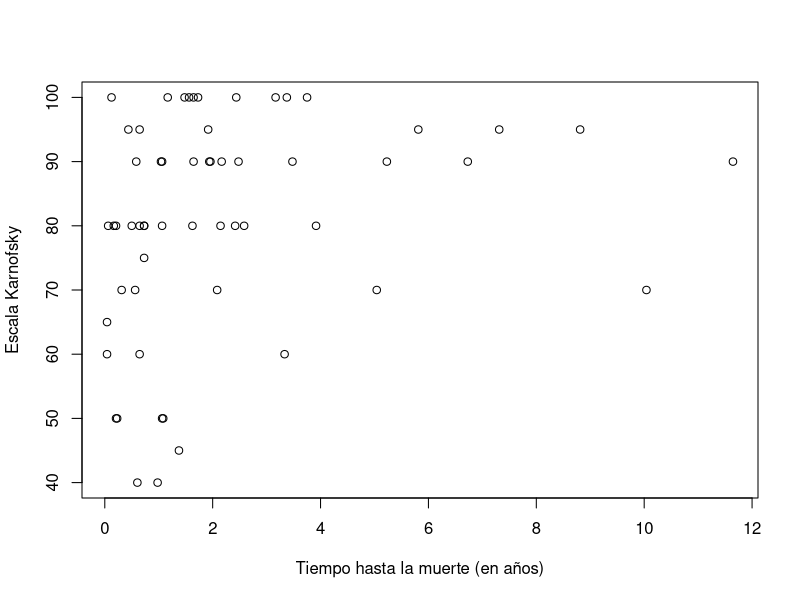
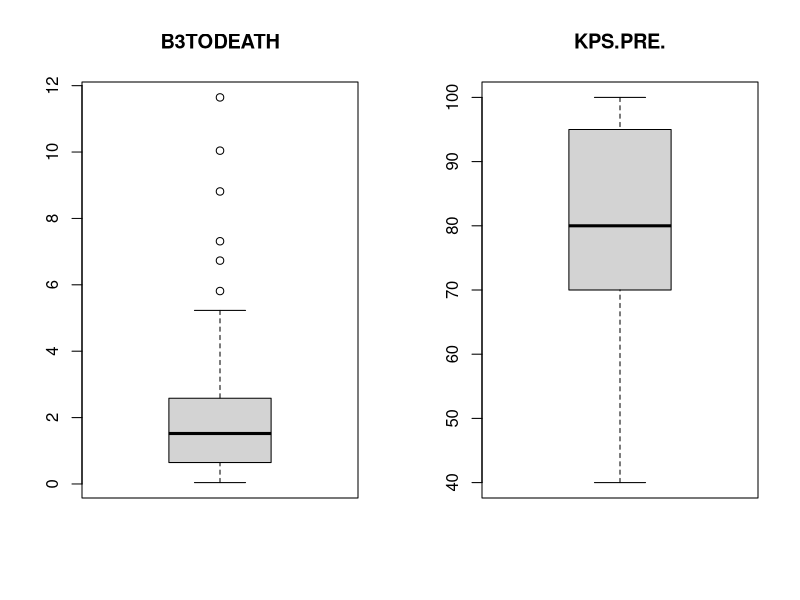
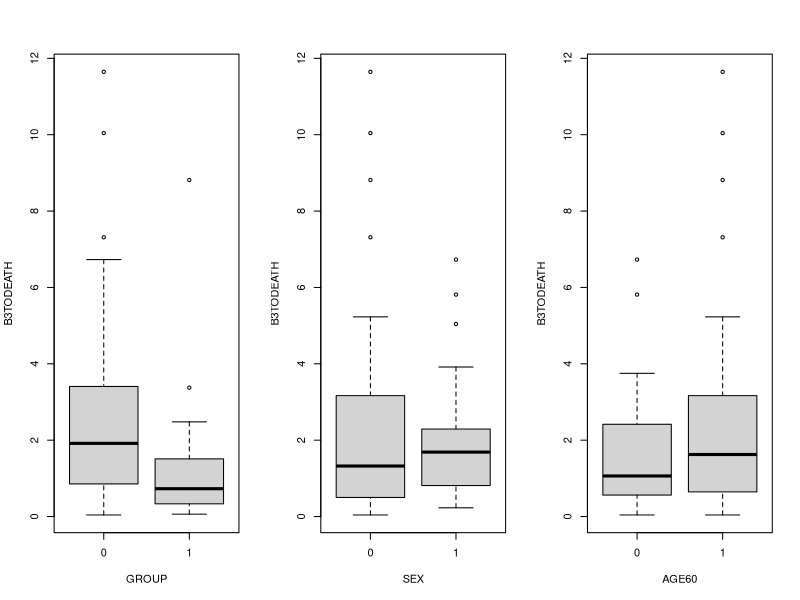
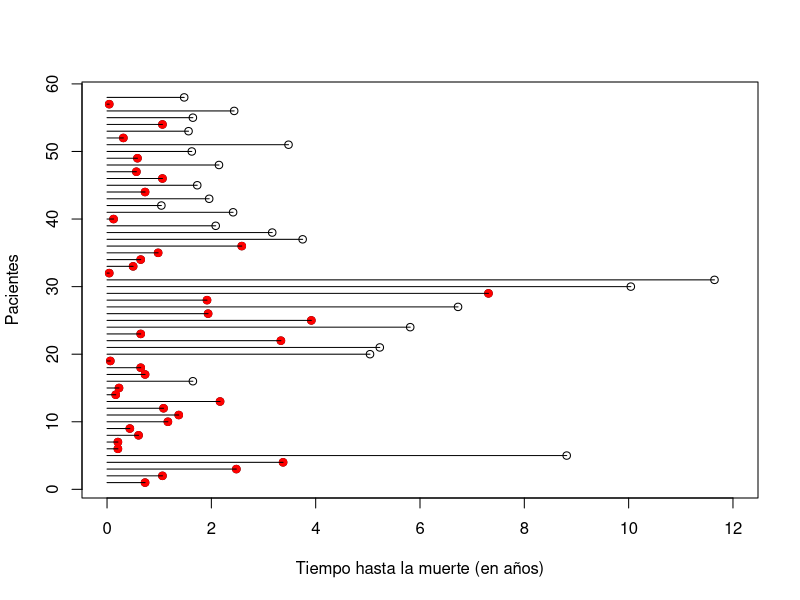

The R source for these figures, in order: (Note: this script raises an error after producing the figures.)
## ---- chunk 1
knitr::opts_chunk$set(eval=TRUE,echo=FALSE,
    warning=FALSE, error=FALSE,message = FALSE,comment = " ")
## ---- chunk 2
library(readr)
library(survival)
library(ggplot2)
library(ggpubr)
library(survminer)
library(rms)
## ---- chunk 3
#datos<-read_table2("C:/Users/Caterina.DESKTOP-T5E1RQU/Desktop/modulo_especialización_master/Tareas/Tarea3_Supervivencia/linfoma.dat")
setwd("~/BIOESTADÍSTICA máster/ESPECIALIZACIÓN máster/analisis supervivencia/tarea supervivencia")
datos<-read_table2("linfoma.dat")
names(datos)<-c("B3TODEATH","STATUS","KPS.PRE.","GROUP","SEX","AGE60")
datos$STATUS<-as.factor(datos$STATUS)
datos$GROUP<-as.factor(datos$GROUP)
datos$SEX<-as.factor(datos$SEX)
datos$AGE60<-as.factor(datos$AGE60)
# str(datos)
summary(datos)
datos$STATUS<-as.numeric(datos$STATUS)-1
## ---- chunk 4
plot(datos$B3TODEATH,datos$KPS.PRE.,ylab="Escala Karnofsky",
     xlab="Tiempo hasta la muerte (en años)")
## ---- chunk 5
par(mfrow=c(1,2))
boxplot(datos$B3TODEATH,main=colnames(datos)[1])
boxplot(datos$KPS.PRE.,main=colnames(datos)[3])
## ---- chunk 6
# cajas y bigotes del tiempo de supervivencia por grupos, sexo y edad
par(mfrow=c(1,3))
boxplot(B3TODEATH~GROUP,data=datos)
boxplot(B3TODEATH~SEX,data=datos)
boxplot(B3TODEATH~AGE60,data=datos)
par(mfrow=c(1,1))
## ---- chunk 7
# swimmer plot 
plot(datos$B3TODEATH,1:dim(datos)[1],xlim=c(0,12),
     xlab='Tiempo hasta la muerte (en años)', ylab='Pacientes')
points(datos$B3TODEATH[datos$STATUS==1],(1:dim(datos)[1])[datos$STATUS==1],
       pch=19,col='RED')
for (i in 1:dim(datos)[1]) lines(c(0,datos$B3TODEATH[i]),c(i,i))
## ---- chunk 8
# por grupo
km.grupo<-survfit(Surv(B3TODEATH,STATUS)~GROUP,data=datos) 
ggsurvplot(km.grupo)
# summary(km.grupo)
survdiff(Surv(B3TODEATH,STATUS)~GROUP, data=datos) # Test log-rank
survdiff(Surv(B3TODEATH,STATUS)~GROUP, data=datos,rho=1) # Test de Peto
## ---- chunk 9
# por sexo
km.sexo<-survfit(Surv(B3TODEATH,STATUS)~SEX,data=datos) 
ggsurvplot(km.sexo)
# summary(km.sexo)
survdiff(Surv(B3TODEATH,STATUS)~SEX, data=datos) # Test log-rank
survdiff(Surv(B3TODEATH,STATUS)~SEX, data=datos,rho=1) # Test de Peto
## ---- chunk 10
# por edad
km.edad<-survfit(Surv(B3TODEATH,STATUS)~AGE60,data=datos) 
ggsurvplot(km.edad)
# summary(km.edad)
survdiff(Surv(B3TODEATH,STATUS)~AGE60, data=datos) # Test log-rank
survdiff(Surv(B3TODEATH,STATUS)~AGE60, data=datos,rho=1) # Test de Peto
## ---- chunk 11
# modelo completo interacciones
ajuste.muchas<-coxph(Surv(B3TODEATH, STATUS)~(KPS.PRE. + GROUP + 
    SEX + AGE60)^2, data=datos)
# step para selección de variables
ajuste.pocas<-step(ajuste.muchas, direction="both",trace=0) 
ajuste.pocas$anova
print(ajuste.pocas)
summary(ajuste.pocas)
## ---- chunk 12
modelo_final<-coxph(formula = Surv(B3TODEATH, STATUS) ~ KPS.PRE. + GROUP + 
    SEX + AGE60 + SEX:AGE60, data = datos)
# AIC(modelo_final)
# -2*modelo_final$loglik[2]# deviance
## ---- chunk 13
# Representación gráfica de las tasas de riesgo del modelo definitivo.
ggforest(modelo_final, datos)
## ---- chunk 14
# Comparación del modelo obtenido con el primer modelo propuesto
lambda <- -2*ajuste.pocas$loglik[2] + 2*ajuste.muchas$loglik[2]
1-pchisq(lambda,(length(ajuste.muchas$coef)-length(ajuste.pocas$coef))) #0.9489222
## ---- chunk 15
# riesgos proporcionales?
(thernau<-cox.zph(modelo_final)) # test de thernau
par(mfrow=c(3,2))
plot(thernau)
## ---- chunk 16
# observaciones influyentes?
res.dfbeta <- resid(modelo_final,type='dfbeta') # Medidas dfbeta
par(mfrow=c(1,3))
indice = 1:nrow(res.dfbeta)
for (i in 1:3) plot(indice,res.dfbeta[,i],type='h', xlab='individuo',
                    ylab=paste('cambio en el coeficiente',
                               (names(modelo_final$coef))[i], sep = " "))
## ---- chunk 17
# observaciones anómalas (outliers)?
par(mfrow=c(1,2))
res.deviance <- resid(modelo_final,type='deviance') # Residuos deviance
plot(modelo_final$linear,res.deviance,type='p',ylab='Residuos deviance',
     xlab='Puntuaciones de riesgo'); abline(h=0,lty=2,col=2)
plot(datos$B3TODEATH,res.deviance,type='p',ylab='Residuos deviance',
     xlab='Tiempo'); abline(h=0,lty=2,col=2)
## ---- chunk 18
# valores anómalos en las covariables?
res.partial <- resid(modelo_final,type='partial')
tiempos <- as.numeric(rownames(res.partial))
par(mfrow=c(2,2))
for (i in 1:3) {
  sm.res <- loess(res.partial[,i] ~ tiempos)
  destip <- predict(sm.res,se=T)$se
  plot(tiempos,res.partial[,i],xlab='Tiempos ordenados',type='p',
       ylab=paste('Residuos parciales para',(names(modelo_final$coef))[i],
                  sep = " "))
  lines(tiempos,sm.res$fit)
  lines(tiempos,sm.res$fit+2*destip,lty=2)
  lines(tiempos,sm.res$fit-2*destip,lty=2)}
par(mfrow=c(1,1))
## ---- chunk 19
# Problemas de colinealidad?
vif(modelo_final)
## ---- chunk 20
modelo_final<-coxph(formula = Surv(B3TODEATH, STATUS) ~ KPS.PRE. + GROUP + 
    SEX + AGE60 + SEX:AGE60, data = datos)
summary(modelo_final)
## ---- chunk 21
knitr::kable(datos.nuevos<-cbind.data.frame(expand.grid(KPS.PRE.=50,GROUP=c("0","1"),
                                            SEX=c("0","1"),AGE60=c("0","1"))),
             caption="Individuos para los que predecimos")
## ---- chunk 22
ajuste.nuevo <- survfit(modelo_final,newdata=datos.nuevos)
## ---- chunk 23
ggsurvplot(survfit(modelo_final,newdata = datos.nuevos),
           data = datos,conf.int = F)
